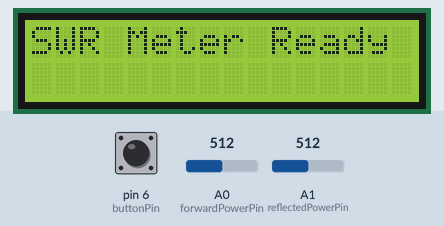
Simulated run of this sketch. Board: Arduino Uno, built with avr-gcc and run on an emulated ATmega328P. Parts: 16×2 character LCD. Inputs (shaded band) come from the test bench; at power-on: A0 (forwardPowerPin) = 512, A1 (reflectedPowerPin) = 512, pin 6 (buttonPin) HIGH.

Above: at 0.1 s.
3.3 s: A0 (forwardPowerPin) set to 513
At 4.0 s:
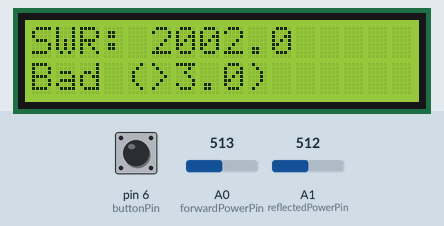
6.3 s: A1 (reflectedPowerPin) set to 122
At 6.7 s:
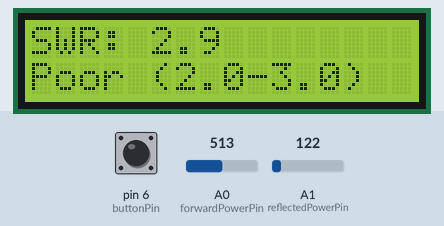
7.9 s: pin 6 (buttonPin) pulled LOW for 1 s
At 9.4 s:
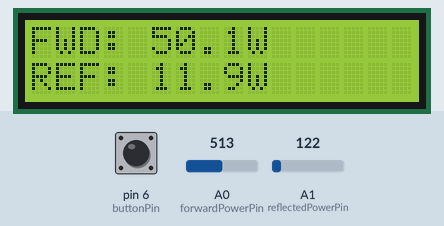
10.4 s: pin 6 (buttonPin) pulled LOW for 0.15 s
At 11.0 s:
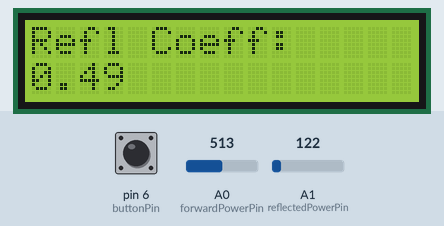
12.2 s: pin 6 (buttonPin) pulled LOW for 0.15 s
At 12.8 s:
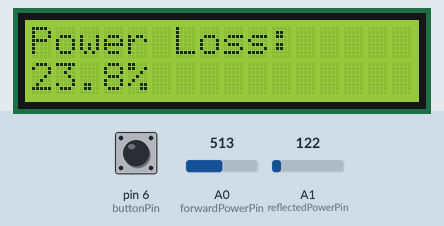
14.0 s: A1 (reflectedPowerPin) set to 0
At 14.5 s:
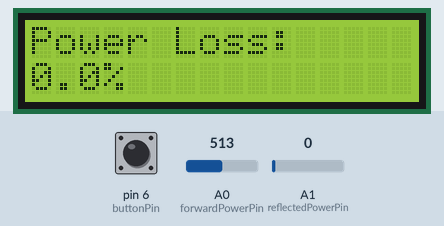
Timing chart, 0 to 16.5 s (numbered marks = the images above; inputs shaded):
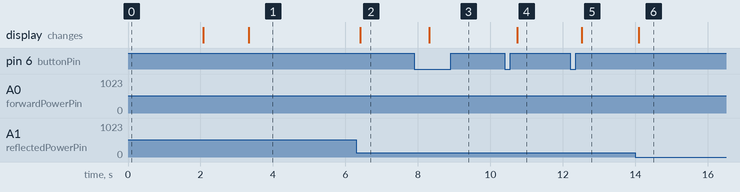

The sketch:

SWR_Meter.ino
```cpp
// SWR驻波表 Arduino UNO 版本
// 作者：Trae AI
// 日期：2026-01-07

#include <LiquidCrystal.h>

// LCD 引脚配置
const int rs = 12, en = 11, d4 = 5, d5 = 4, d6 = 3, d7 = 2;
LiquidCrystal lcd(rs, en, d4, d5, d6, d7);

// 输入引脚配置
const int forwardPowerPin = A0;  // 正向功率传感器输入
const int reflectedPowerPin = A1; // 反射功率传感器输入
const int buttonPin = 6;         // 功能按钮

// 变量定义
float forwardPower = 100.0;  // 正向功率 (W)
float reflectedPower = 0.0;   // 反射功率 (W)
float swrValue = 1.0;         // SWR 值
float reflectionCoeff = 0.0;  // 反射系数
float powerLoss = 0.0;        // 功率损失 (%)

int buttonState = 0;          // 按钮状态
int lastButtonState = 0;      // 上一次按钮状态
unsigned long lastDebounceTime = 0;  // 防抖动时间
unsigned long debounceDelay = 50;    // 防抖动延迟

int displayMode = 0;          // 显示模式 (0: SWR, 1: 功率, 2: 反射系数, 3: 功率损失)

void setup() {
  // 初始化 LCD
  lcd.begin(16, 2);

  // 设置输入引脚
  pinMode(buttonPin, INPUT_PULLUP);

  // 显示欢迎信息
  lcd.print("SWR Meter Ready");
  delay(2000);
  lcd.clear();
}

void loop() {
  // 读取按钮状态
  readButton();

  // 读取模拟输入值
  readPowerValues();

  // 计算 SWR 和相关参数
  calculateValues();

  // 更新 LCD 显示
  updateDisplay();

  // 延迟 100ms
  delay(100);
}

// 读取按钮状态（防抖动）
void readButton() {
  int reading = digitalRead(buttonPin);

  if (reading != lastButtonState) {
    lastDebounceTime = millis();
  }

  if ((millis() - lastDebounceTime) > debounceDelay) {
    if (reading != buttonState) {
      buttonState = reading;

      if (buttonState == LOW) {
        displayMode = (displayMode + 1) % 4;
        delay(200); // 额外延迟，避免多次触发
      }
    }
  }

  lastButtonState = reading;
}

// 读取功率值（模拟传感器）
void readPowerValues() {
  // 从模拟引脚读取值 (0-1023)
  int forwardReading = analogRead(forwardPowerPin);
  int reflectedReading = analogRead(reflectedPowerPin);

  // 转换为功率值 (假设传感器范围 0-1000W)
  forwardPower = map(forwardReading, 0, 1023, 0, 1000) / 10.0;
  reflectedPower = map(reflectedReading, 0, 1023, 0, 1000) / 10.0;

  // 确保反射功率不超过正向功率
  if (reflectedPower > forwardPower) {
    reflectedPower = forwardPower;
  }
}

// 计算 SWR 和相关参数
void calculateValues() {
  if (forwardPower == 0) {
    swrValue = INFINITY;
    reflectionCoeff = 0.0;
    powerLoss = 0.0;
  } else {
    reflectionCoeff = sqrt(reflectedPower / forwardPower);
    swrValue = (1 + reflectionCoeff) / (1 - reflectionCoeff);
    powerLoss = (reflectedPower / forwardPower) * 100;
  }
}

// 更新 LCD 显示
void updateDisplay() {
  lcd.clear();

  switch (displayMode) {
    case 0:  // 显示 SWR 值和状态
      lcd.setCursor(0, 0);
      lcd.print("SWR: ");

      if (swrValue == INFINITY) {
        lcd.print("----");
      } else {
        lcd.print(swrValue, 1);
      }

      lcd.setCursor(0, 1);
      lcd.print(getSWRStatus());
      break;

    case 1:  // 显示功率值
      lcd.setCursor(0, 0);
      lcd.print("FWD: ");
      lcd.print(forwardPower, 1);
      lcd.print("W");

      lcd.setCursor(0, 1);
      lcd.print("REF: ");
      lcd.print(reflectedPower, 1);
      lcd.print("W");
      break;

    case 2:  // 显示反射系数
      lcd.setCursor(0, 0);
      lcd.print("Refl Coeff:");

      lcd.setCursor(0, 1);
      lcd.print(reflectionCoeff, 2);
      break;

    case 3:  // 显示功率损失
      lcd.setCursor(0, 0);
      lcd.print("Power Loss:");

      lcd.setCursor(0, 1);
      lcd.print(powerLoss, 1);
      lcd.print("%");
      break;
  }
}

// 获取 SWR 状态文本
String getSWRStatus() {
  if (swrValue == INFINITY) {
    return "Error"; // 错误状态
  } else if (swrValue <= 1.5) {
    return "Good (1.0-1.5)"; // 良好
  } else if (swrValue <= 2.0) {
    return "Fair (1.5-2.0)";  // 一般
  } else if (swrValue <= 3.0) {
    return "Poor (2.0-3.0)";  // 较差
  } else {
    return "Bad (>3.0)";      // 严重
  }
}
```

Measured:
- the behaviour switches between 512 and 513 on A0 (forwardPowerPin) (found by bisection; images 0 and 1)
- after the input at 3.3 s, the display: changes at once (image 1)
- after the input at 6.3 s, the display: changes after 0.11 s (image 2)
- after the input at 7.9 s, the display: changes after 0.41 s (image 3)
- after the input at 10.4 s, the display: changes after 0.34 s (image 4)
- after the input at 12.2 s, the display: changes after 0.32 s (image 5)
- after the input at 14.0 s, the display: changes after 0.10 s (image 6)
